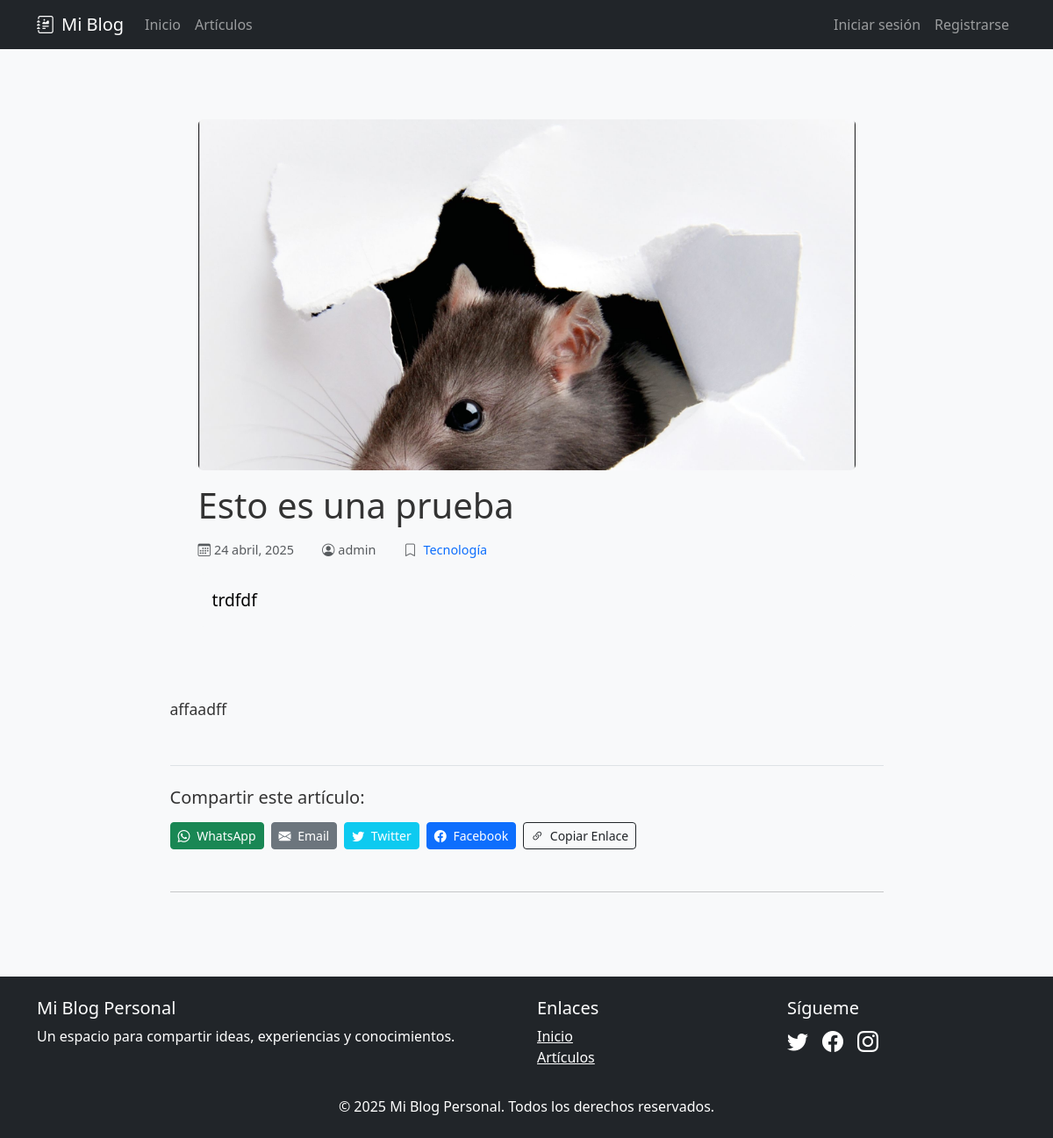
The page /post/esto-es-una-prueba/ on the database its author committed.
### app1/models.py (models this page shows, shortened)
class Post(models.Model):
    titulo = models.CharField(max_length=200)
    slug = models.SlugField(unique=True, max_length=200)
    contenido = RichTextField()
    extracto = models.TextField(max_length=300, blank=True)
    fecha_publicacion = models.DateTimeField(auto_now_add=True)
    ultima_modificacion = models.DateTimeField(auto_now=True)
    categoria = models.ForeignKey(Categoria, on_delete=models.CASCADE, related_name='posts')
    autor = models.ForeignKey(User, on_delete=models.CASCADE, related_name='posts')
    imagen_destacada = models.ImageField(upload_to='posts/', blank=True, null=True)
    publicado = models.BooleanField(default=True)
    destacado = models.BooleanField(default=False)
    def get_absolute_url(self):
        return reverse('app1:detalle_post', kwargs={'slug': self.slug})
    class Meta:
        ordering = ['-fecha_publicacion']
        verbose_name_plural = "Posts"

class Categoria(models.Model):
    nombre = models.CharField(max_length=100)
    slug = models.SlugField(unique=True, max_length=100)
    descripcion = models.TextField(blank=True)
    class Meta:
        verbose_name_plural = "Categorías"

### app1/views.py (the view)
# urls.py: path('post/<slug:slug>/', views.detalle_post, name='detalle_post'),
def detalle_post(request, slug):
    post = get_object_or_404(Post, slug=slug, publicado=True)
    comentarios = post.comentarios.filter(activo=True)
    posts_relacionados = Post.objects.filter(
        categoria=post.categoria,
        publicado=True
    ).exclude(id=post.id)[:3]
    try:
        absolute_url = request.build_absolute_uri(post.get_absolute_url())
    except AttributeError:
        absolute_url = request.build_absolute_uri(reverse('app1:detalle_post', kwargs={'slug': post.slug}))
    share_text = post.titulo
    encoded_url = urlencode({'': absolute_url})[1:]
    encoded_title = urlencode({'': share_text})[1:]
    encoded_text_whatsapp = urlencode({'': f"{share_text} {absolute_url}"})[1:]
    encoded_text_email_body = urlencode({'': f"Echa un vistazo a este artículo:\n\n{share_text}\n{absolute_url}"})[1:]
    share_urls = {
        'whatsapp': f"https://wa.me/?text={encoded_text_whatsapp}",
        'email': f"mailto:?subject={encoded_title}&body={encoded_text_email_body}",
        'twitter': f"https://twitter.com/intent/tweet?url={encoded_url}&text={encoded_title}",
        'facebook': f"https://www.facebook.com/sharer/sharer.php?u={encoded_url}",
        'copy_url': absolute_url  # URL para el botón de copiar
    }
    if request.method == 'POST' and request.user.is_authenticated:
        comentario_form = ComentarioForm(request.POST)
        if comentario_form.is_valid():
            nuevo_comentario = comentario_form.save(commit=False)
            nuevo_comentario.post = post
            nuevo_comentario.autor = request.user
            nuevo_comentario.save()
            messages.success(request, '¡Comentario añadido correctamente!')
            return redirect('app1:detalle_post', slug=post.slug)
    else:
        comentario_form = ComentarioForm()
    context = {
        'post': post,
        'comentarios': comentarios,
        'comentario_form': comentario_form,
        'posts_relacionados': posts_relacionados,
        'share_urls': share_urls,  # Añadir URLs de compartir al contexto
    }
    return render(request, 'app1/detalle_post.html', context)

### app1/templates/app1/detalle_post.html (shortened to what this page needs)
{% extends "app1/base.html" %}
{% block content %}
<div class="container my-5">
    <div class="row justify-content-center">
        <div class="col-lg-9">
            <article class="blog-post">
                <div class="post-header mb-4">
                    {% if post.imagen_destacada %}
                    <img src="{{ post.imagen_destacada.url }}" class="img-fluid rounded mb-3 w-100" alt="{{ post.titulo }}" style="max-height: 400px; object-fit: cover;">
                    {% endif %}
                    <h1 class="mb-3">{{ post.titulo }}</h1>
                    <div class="post-metadata d-flex flex-wrap gap-3 text-muted mb-3">
                        <span><i class="bi bi-calendar3 me-1"></i>{{ post.fecha_publicacion|date:"d F, Y" }}</span>
                        <span><i class="bi bi-person-circle me-1"></i>{{ post.autor.username }}</span>
                        <span><i class="bi bi-bookmark me-1"></i>
                            <a href="{% url 'app1:posts_por_categoria' post.categoria.slug %}" class="text-decoration-none">
                                {{ post.categoria.nombre }}
                            </a>
                        </span>
                    </div>
                    {% if post.extracto %}
                    <div class="lead mb-4 p-3 bg-light rounded">
                        {{ post.extracto }}
                    </div>
                    {% endif %}
                </div>
                <div class="post-content mb-5">
                    {{ post.contenido|safe }}
                </div>
                <div class="share-buttons mt-4 mb-5 border-top pt-4">
                    <h5 class="mb-3">Compartir este artículo:</h5>
                    <div class="d-flex flex-wrap gap-2">
                        <a href="{{ share_urls.whatsapp }}" target="_blank" rel="noopener noreferrer" class="btn btn-success btn-sm">
                            <i class="bi bi-whatsapp me-1"></i> WhatsApp
                        </a>
                        <a href="{{ share_urls.email }}" target="_blank" rel="noopener noreferrer" class="btn btn-secondary btn-sm">
                            <i class="bi bi-envelope-fill me-1"></i> Email
                        </a>
                        <a href="{{ share_urls.twitter }}" target="_blank" rel="noopener noreferrer" class="btn btn-info btn-sm text-white">
                            <i class="bi bi-twitter me-1"></i> Twitter
                        </a>
                        <a href="{{ share_urls.facebook }}" target="_blank" rel="noopener noreferrer" class="btn btn-primary btn-sm">
                            <i class="bi bi-facebook me-1"></i> Facebook
                        </a>
                        <button id="copy-link-button" class="btn btn-outline-dark btn-sm" data-url="{{ share_urls.copy_url }}">
                            <i class="bi bi-link-45deg me-1"></i> Copiar Enlace
                        </button>
                    </div>
                </div>
                <hr class="my-5">
            </article>
        </div>
    </div>
</div>
{% endblock %}

### app1/static/app1/css/styles.css (style rules this page uses)
body { background-color: #f8f9fa; color: #333; }
.post-header { position: relative; padding: 2rem; background-size: cover; background-position: center; border-radius: 0.5rem; margin-bottom: 2rem; }
.post-metadata { font-size: 0.9rem; color: #6c757d; margin-bottom: 1rem; }
.post-metadata span { margin-right: 1rem; }
.post-content { font-size: 1.1rem; line-height: 1.7; color: #333; }
.blog-post .lead { color: #000; font-size: 1.2rem; }

### rows shown on the page
Post: imagen_destacada (picture), titulo "Esto es una prueba", fecha_publicacion "24 abril, 2025", autor.username "admin", categoria.nombre "Tecnología", extracto "trdfdf", contenido "affaadff"
